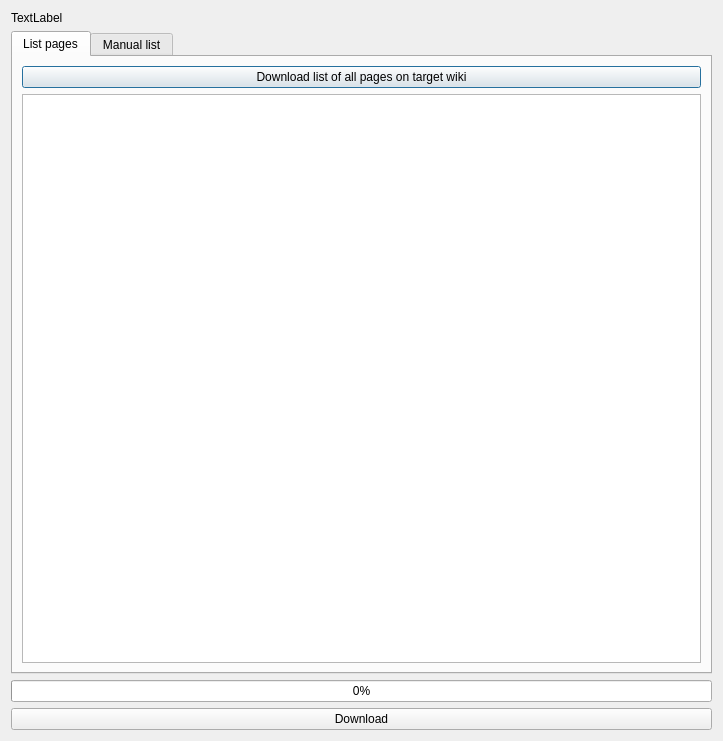
<?xml version="1.0" encoding="UTF-8"?>
<ui version="4.0">
 <class>ImportPages</class>
 <widget class="QDialog" name="ImportPages">
  <property name="geometry">
   <rect>
    <x>0</x>
    <y>0</y>
    <width>723</width>
    <height>741</height>
   </rect>
  </property>
  <property name="windowTitle">
   <string>Import pages to wiki</string>
  </property>
  <layout class="QVBoxLayout" name="verticalLayout">
   <item>
    <widget class="QLabel" name="label">
     <property name="text">
      <string>TextLabel</string>
     </property>
    </widget>
   </item>
   <item>
    <widget class="QTabWidget" name="tabWidget">
     <property name="currentIndex">
      <number>0</number>
     </property>
     <widget class="QWidget" name="tab">
      <attribute name="title">
       <string>List pages</string>
      </attribute>
      <layout class="QVBoxLayout" name="verticalLayout_2">
       <item>
        <widget class="QPushButton" name="pushButton_2">
         <property name="text">
          <string>Download list of all pages on target wiki</string>
         </property>
        </widget>
       </item>
       <item>
        <widget class="QTableWidget" name="tableWidget"/>
       </item>
      </layout>
     </widget>
     <widget class="QWidget" name="tab_2">
      <attribute name="title">
       <string>Manual list</string>
      </attribute>
      <layout class="QVBoxLayout" name="verticalLayout_3">
       <item>
        <widget class="QLabel" name="label_2">
         <property name="text">
          <string>You can insert a list of pages that will be imported, separated by a new line (enter)</string>
         </property>
        </widget>
       </item>
       <item>
        <widget class="QPlainTextEdit" name="plainTextEdit"/>
       </item>
      </layout>
     </widget>
    </widget>
   </item>
   <item>
    <widget class="QProgressBar" name="progressBar">
     <property name="value">
      <number>0</number>
     </property>
    </widget>
   </item>
   <item>
    <layout class="QHBoxLayout" name="horizontalLayout">
     <item>
      <widget class="QPushButton" name="pushButton">
       <property name="text">
        <string>Download</string>
       </property>
      </widget>
     </item>
    </layout>
   </item>
  </layout>
 </widget>
 <resources/>
 <connections/>
</ui>
